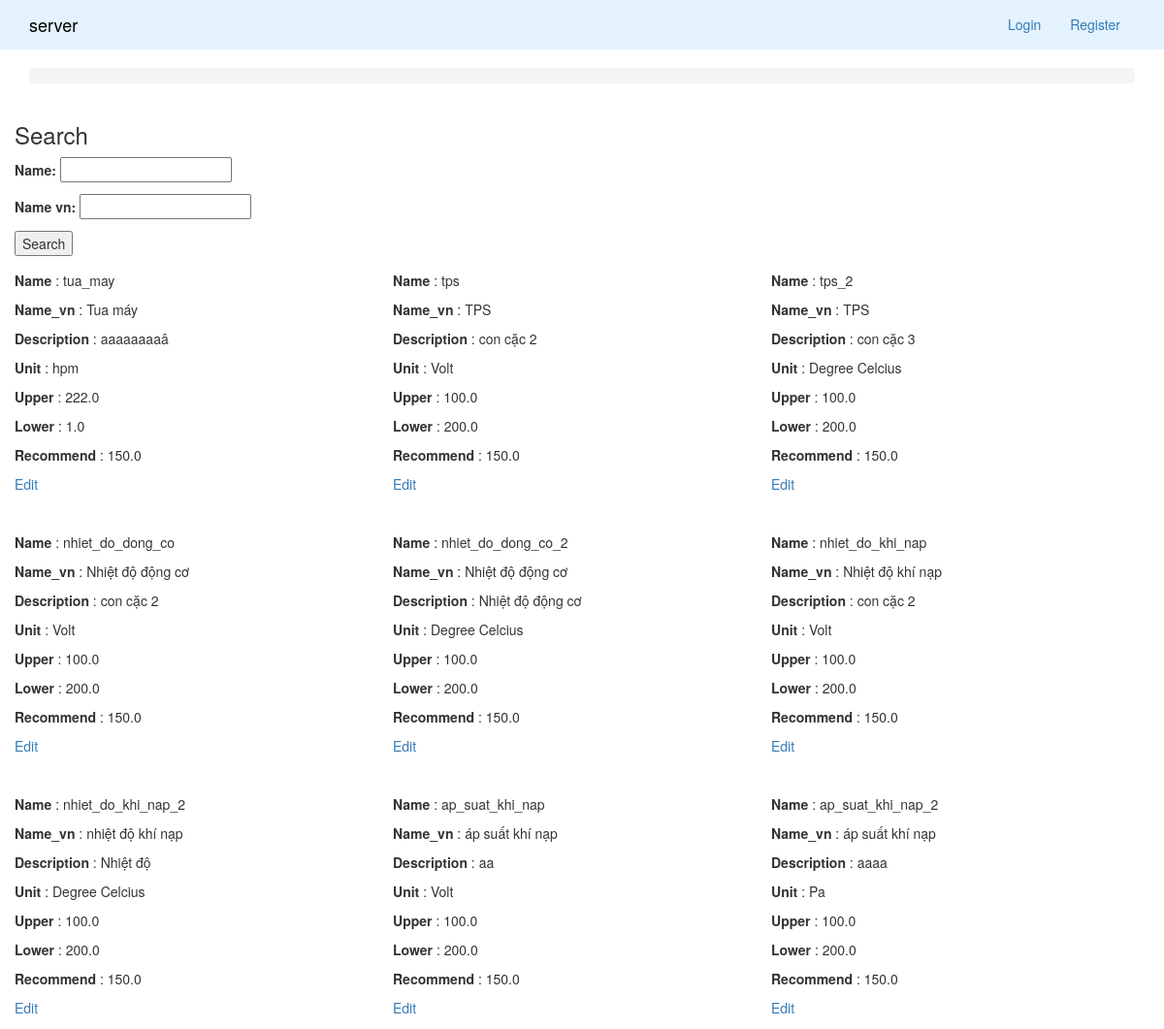
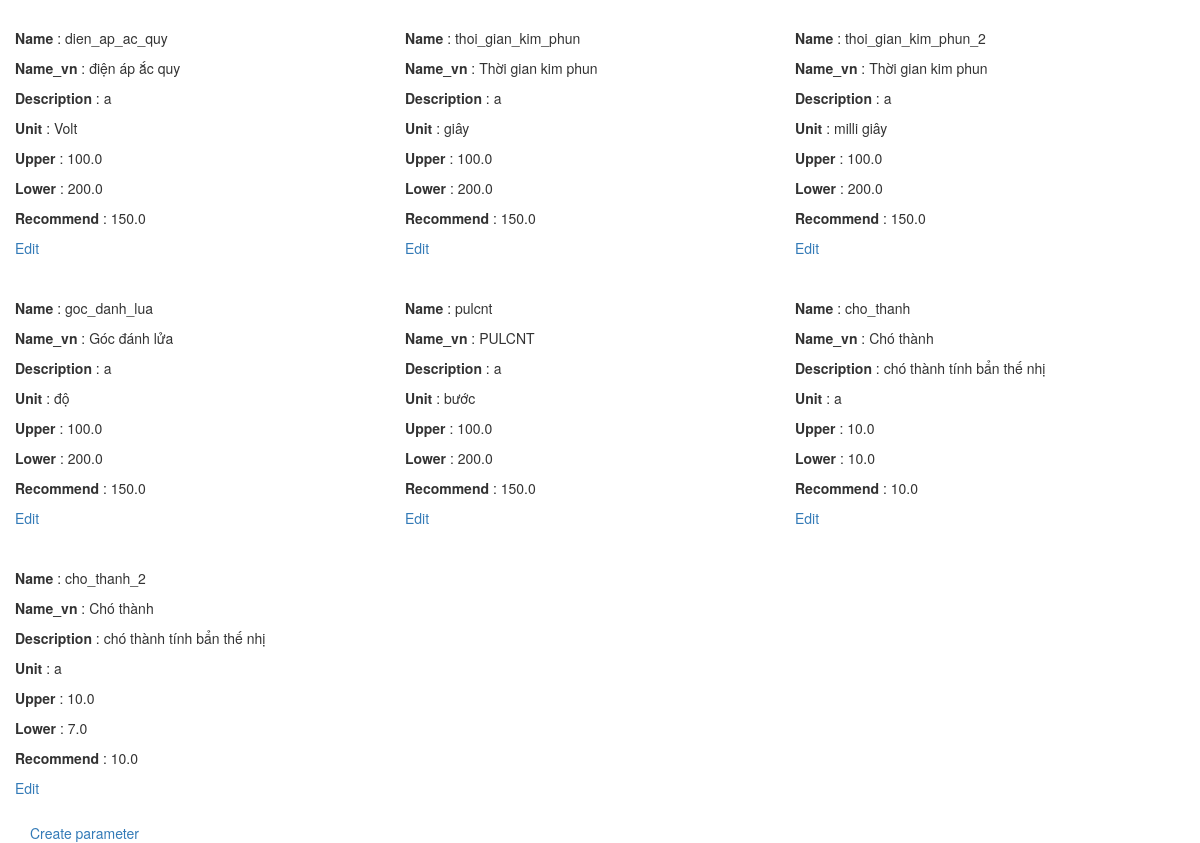
/parameter/, run on the app's committed database (2 pictures, top to bottom).
### firmware/models/Parameter.py (models this page shows)
class Parameter(models.Model):
    name = models.CharField(max_length=200, unique=True)
    name_vn = models.CharField(max_length=200)
    description = models.CharField(max_length=500)
    unit = models.CharField(max_length=200)
    upper = models.FloatField()
    lower = models.FloatField()
    recommend = models.FloatField()

### firmware/views/ParameterView.py (the view, shortened to what this page needs)
# urls.py: url(r'^parameter/$', ParameterView.as_view(), name='parameter'),
class ParameterView(View):
    template_name = 'firmware/parameter.html'
    def get_parameters(self):
        parameters = Parameter.objects.all()
        return parameters
    def get_items(self, parameters):
        items = []
        for parameter in parameters:
            item = {
                'id': parameter.id,
                'name': parameter.name,
                'name_vn': parameter.name_vn,
                'description': parameter.description,
                'unit': parameter.unit,
                'upper': parameter.upper,
                'lower': parameter.lower,
                'recommend': parameter.recommend
            }
            items.append(item)
        return items
    def get(self, request):
        parameters = self.get_parameters()
        items = self.get_items(parameters)
        context = {
            'items': items,
            'search_parameter_form': SearchParameterForm()
        }
        return TemplateResponse(request, self.template_name, context)

### firmware/forms/SearchParameterForm.py
class SearchParameterForm(forms.Form):
    name = forms.CharField(required=False)
    name_vn = forms.CharField(required=False)

### firmware/context_processors.py (called while the page is built)
def is_moderator(request):
    return request.user.groups.filter(name='moderator').exists()

def user(request):
    return {
        'user': request.user,
        'moderator': is_moderator(request)
    }

### templates/firmware/parameter.html (shortened to what this page needs)
{% extends 'includes/layout.html' %}
{% load static %}
{% load humanize %}
{% load mathfilters %}
{% block content %}
    <div class="row">
        {% if search_parameter_form %}
            <h3> Search </h3>
            <form method='post'>{% csrf_token %}
                {{ search_parameter_form.as_p }}
                <button type='submit'> Search </button>
            </form>
        {% endif %}
    </div>
    <div class="row">
        {% for item in items %}
            <div class='col-lg-4' style='margin: 15px 0'>
                <div class="row">
                    <p> <strong> Name </strong>: {{item.name}} </p>
                    <p> <strong> Name_vn </strong>: {{item.name_vn}} </p>
                    <p> <strong> Description </strong>: {{item.description}} </p>
                    <p> <strong> Unit </strong>: {{item.unit}} </p>
                    <p> <strong> Upper </strong>: {{item.upper}} </p>
                    <p> <strong> Lower </strong>: {{item.lower}} </p>
                    <p> <strong> Recommend </strong>: {{item.recommend}} </p>
                    <p> <a href='{% url 'firmware:parameter-edit' item.id %}'> Edit </a> </p>
                </div>
            </div>
        {% endfor %}
    </div>
    {% if not create_parameter_form and not parameter_edit_form %}
        <a href="{% url 'firmware:create-parameter' %}" class='button'> Create parameter</a>
    {% endif %}
{% endblock %}

### static/css/shop-homepage.css (style rules this page uses)
body { padding-top: 70px; }

### data on the page
Parameter: name "tua_may", name_vn "Tua máy", description "aaaaaaaaâ", unit "hpm", upper "222.0", lower "1.0", recommend "150.0"
Parameter: name "tps", name_vn "TPS", description "con cặc 2", unit "Volt", upper "100.0", lower "200.0", recommend "150.0"
Parameter: name "tps_2", name_vn "TPS", description "con cặc 3", unit "Degree Celcius", upper "100.0", lower "200.0", recommend "150.0"
Parameter: name "nhiet_do_dong_co", name_vn "Nhiệt độ động cơ", description "con cặc 2", unit "Volt", upper "100.0", lower "200.0", recommend "150.0"
Parameter: name "nhiet_do_dong_co_2", name_vn "Nhiệt độ động cơ", description "Nhiệt độ động cơ", unit "Degree Celcius", upper "100.0", lower "200.0", recommend "150.0"
Parameter: name "nhiet_do_khi_nap", name_vn "Nhiệt độ khí nạp", description "con cặc 2", unit "Volt", upper "100.0", lower "200.0", recommend "150.0"
Parameter: name "nhiet_do_khi_nap_2", name_vn "nhiệt độ khí nạp", description "Nhiệt độ", unit "Degree Celcius", upper "100.0", lower "200.0", recommend "150.0"
Parameter: name "ap_suat_khi_nap", name_vn "áp suất khí nạp", description "aa", unit "Volt", upper "100.0", lower "200.0", recommend "150.0"
Parameter: name "ap_suat_khi_nap_2", name_vn "áp suất khí nạp", description "aaaa", unit "Pa", upper "100.0", lower "200.0", recommend "150.0"
Parameter: name "dien_ap_ac_quy", name_vn "điện áp ắc quy", unit "Volt", upper "100.0", lower "200.0", recommend "150.0"
Parameter: name "thoi_gian_kim_phun", name_vn "Thời gian kim phun", unit "giây", upper "100.0", lower "200.0", recommend "150.0"
Parameter: name "thoi_gian_kim_phun_2", name_vn "Thời gian kim phun", unit "milli giây", upper "100.0", lower "200.0", recommend "150.0"
Parameter: name "goc_danh_lua", name_vn "Góc đánh lửa", unit "độ", upper "100.0", lower "200.0", recommend "150.0"
Parameter: name "pulcnt", name_vn "PULCNT", unit "bước", upper "100.0", lower "200.0", recommend "150.0"
Parameter: name "cho_thanh", name_vn "Chó thành", description "chó thành tính bẩn thế nhị", upper "10.0", lower "10.0", recommend "10.0"
Parameter: name "cho_thanh_2", name_vn "Chó thành", description "chó thành tính bẩn thế nhị", upper "10.0", lower "7.0", recommend "10.0"

### other printed values
{{ item.description }} "a" "a" "a" "a" "a"
{{ item.unit }} "a" "a"
